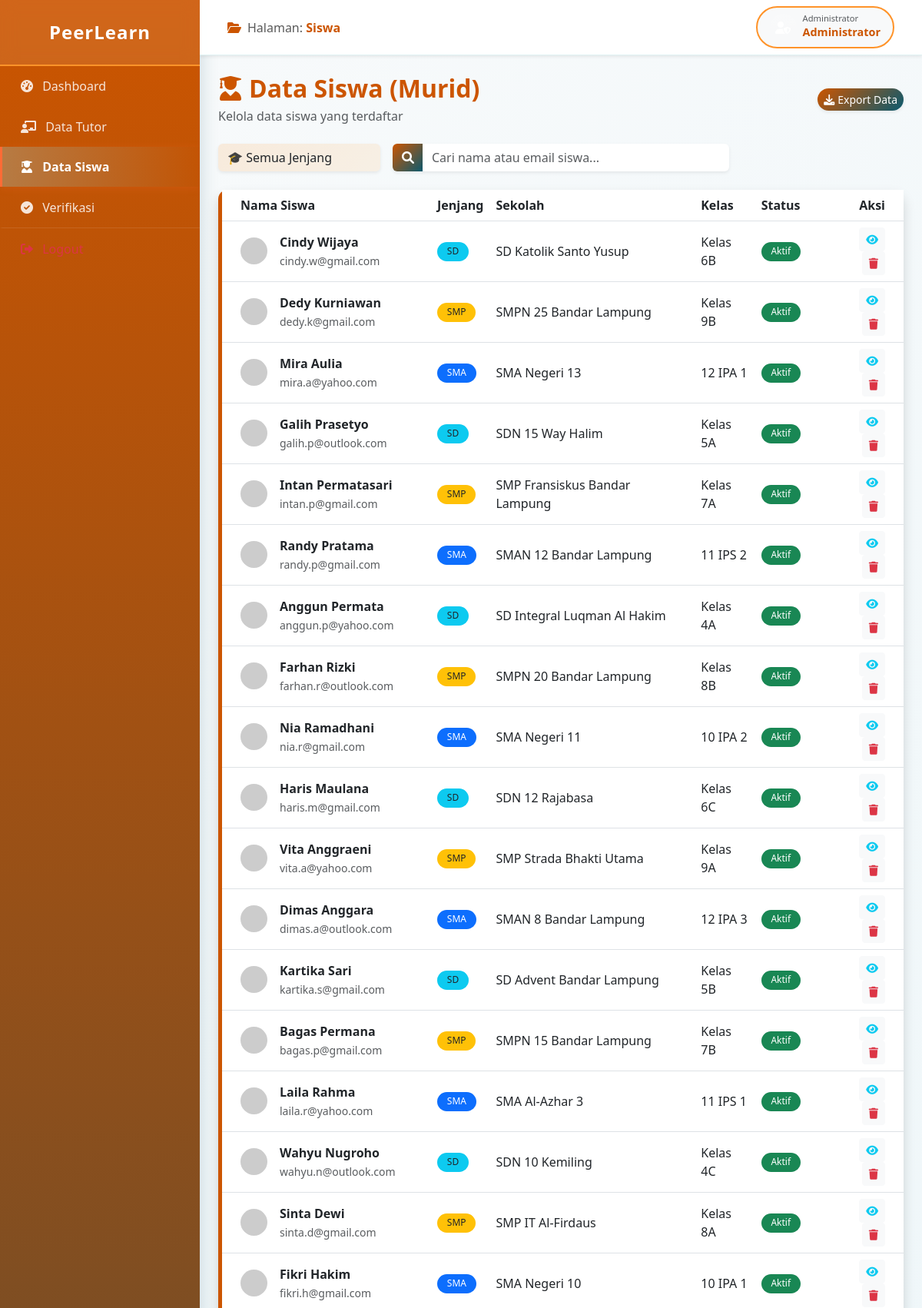
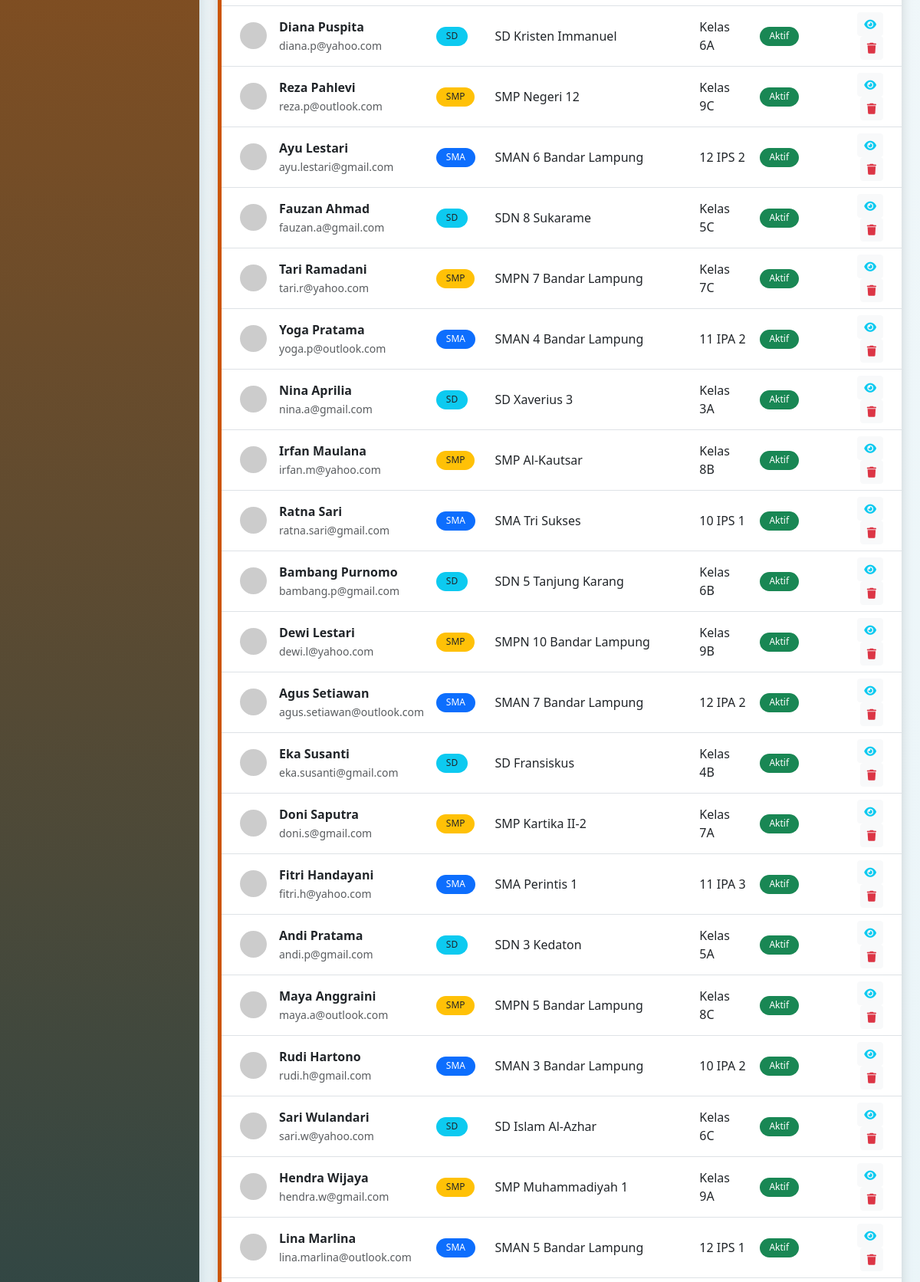
/frontend/pages/admin/dashboard.php?page=siswa (signed in, upper part), run on the app's committed database (2 pictures, top to bottom).
### tables this page shows
CREATE TABLE IF NOT EXISTS siswa (
    id INT AUTO_INCREMENT PRIMARY KEY,
    nim VARCHAR(20) NOT NULL,
    nama_lengkap VARCHAR(100) NOT NULL,
    email VARCHAR(100),
    jenjang ENUM('SD', 'SMP', 'SMA') NOT NULL,
    sekolah VARCHAR(100),
    kelas VARCHAR(50),
    minat TEXT,
    status ENUM('Aktif', 'Cuti', 'Non-Aktif') DEFAULT 'Aktif',
    created_at TIMESTAMP DEFAULT CURRENT_TIMESTAMP
);

### src/frontend/pages/admin/views/siswa.php (the view, shortened to what this page needs)
<?php
global $conn;
$query = "SELECT * FROM siswa ORDER BY id DESC";
$result = mysqli_query($conn, $query);
?>
<div class="d-flex justify-content-between flex-wrap flex-md-nowrap align-items-center mb-4">
    <div>
        <h2 class="mb-1 fw-bold" style="color: #cc5500;"><i class="fas fa-user-graduate me-2"></i>Data Siswa (Murid)</h2>
        <p class="text-muted mb-0">Kelola data siswa yang terdaftar</p>
    </div>
    <div class="btn-toolbar mb-2 mb-md-0">
        <button type="button" class="btn btn-sm rounded-pill shadow-sm" onclick="window.print()"
                style="background: linear-gradient(135deg, #cc5500 0%, #0A5A70 100%); color: white; border: none;">
            <i class="fas fa-download me-1"></i>Export Data
        </button>
    </div>
</div>
<div class="row mb-4 no-print g-3">
    <div class="col-md-3">
        <select id="filterJenjang" class="form-select border-0 shadow-sm" onchange="filterSiswa()"
                style="background: linear-gradient(135deg, rgba(255, 147, 41, 0.15) 0%, rgba(255, 184, 102, 0.15) 100%);">
            <option value="">🎓 Semua Jenjang</option>
        </select>
    </div>
    <div class="col-md-6">
        <div class="input-group">
            <span class="input-group-text border-0 shadow-sm" style="background: linear-gradient(135deg, #cc5500 0%, #0A5A70 100%); color: white;">
                <i class="fas fa-search"></i>
            </span>
            <input type="text" id="searchSiswa" class="form-control border-0 shadow-sm" placeholder="Cari nama atau email siswa..." onkeyup="filterSiswa()">
        </div>
    </div>
</div>
<div class="card shadow border-0" style="border-left: 5px solid #cc5500 !important; border-radius: 12px;">
    <div class="table-responsive">
        <table class="table table-hover align-middle mb-0" id="tableSiswa">
            <thead style="background: linear-gradient(135deg, #ff9329 0%, #ffd4c1 100%); color: #cc5500;">
                <tr>
                    <th class="ps-4">Nama Siswa</th>
                    <th>Jenjang</th>
                    <th>Sekolah</th>
                    <th>Kelas</th>
                    <th>Status</th>
                    <th class="text-end pe-4">Aksi</th>
                </tr>
            </thead>
            <tbody>
                <?php
                if (mysqli_num_rows($result) > 0) {
                    while($row = mysqli_fetch_assoc($result)) {
                        $badgeColor = 'primary';
                        if($row['jenjang'] == 'SD') $badgeColor = 'info text-dark';
                        if($row['jenjang'] == 'SMP') $badgeColor = 'warning text-dark';
                        $statusColor = 'success';
                        if($row['status'] == 'Cuti') $statusColor = 'warning text-dark';
                        if($row['status'] == 'Non-Aktif') $statusColor = 'secondary';
                ?>
                <tr>
                    <td class="ps-4">
                        <div class="d-flex align-items-center">
                            <img src="https://ui-avatars.com/api/?name=<?= urlencode($row['nama_lengkap']) ?>&background=random" class="rounded-circle me-3" width="35">
                            <div>
                                <div class="fw-bold nama-col"><?= htmlspecialchars($row['nama_lengkap']) ?></div>
                                <small class="text-muted"><?= htmlspecialchars($row['email']) ?></small>
                            </div>
                        </div>
                    </td>
                    <td><span class="badge bg-<?= $badgeColor ?> jenjang-col"><?= $row['jenjang'] ?></span></td>
                    <td><?= htmlspecialchars($row['sekolah']) ?></td>
                    <td><?= htmlspecialchars($row['kelas']) ?></td>
                    <td><span class="badge bg-<?= $statusColor ?>"><?= $row['status'] ?></span></td>
                    <td class="text-end pe-4">
                        <button class="btn btn-sm btn-light text-info"
                                onclick="showDetailSiswa(
                                    '<?= addslashes($row['nama_lengkap']) ?>',
                                    '<?= $row['jenjang'] ?>',
                                    '<?= addslashes($row['sekolah']) ?>',
                                    '<?= addslashes($row['kelas']) ?>',
                                    '<?= addslashes($row['minat']) ?>'
                                )">
                            <i class="fas fa-eye"></i>
                        </button>
                        <button class="btn btn-sm btn-light text-danger" onclick="confirmAction('Hapus siswa ini?')">
                            <i class="fas fa-trash"></i>
                        </button>
                    </td>
                </tr>
                <?php
                    }
                } else {
                    echo "<tr><td colspan='6' class='text-center py-4'>Belum ada data siswa di database.</td></tr>";
                }
                ?>
            </tbody>
        </table>
    </div>
</div>

### src/frontend/pages/admin/dashboard.php (style rules this page uses)
:root { --primary-dark: #cc5500; --primary-light: #ff9329; --accent-yellow: #ffb866; --accent-orange: #FF6B35; --bg-light: #F8FAFB; }
body { overflow-x: hidden; background: linear-gradient(135deg, #F8FAFB 0%, #E8F4F8 100%); font-family: 'Segoe UI', Tahoma, Geneva, Verdana, sans-serif; }
.card { border: none !important; border-radius: 12px !important; transition: transform 0.3s ease, box-shadow 0.3s ease; }
.badge { padding: 0.4rem 0.8rem; font-weight: 500; border-radius: 20px; }
.table thead { background: linear-gradient(135deg, var(--primary-light) 0%, #ffd4c1 100%) !important; color: var(--primary-dark) !important; }

### data on the page
siswa: nama_lengkap "Cindy Wijaya", email "cindy.w@gmail.com", jenjang "SD", sekolah "SD Katolik Santo Yusup", kelas "Kelas 6B", status "Aktif"
siswa: nama_lengkap "Dedy Kurniawan", email "dedy.k@gmail.com", jenjang "SMP", sekolah "SMPN 25 Bandar Lampung", kelas "Kelas 9B", status "Aktif"
siswa: nama_lengkap "Mira Aulia", email "mira.a@yahoo.com", jenjang "SMA", sekolah "SMA Negeri 13", kelas "12 IPA 1", status "Aktif"
siswa: nama_lengkap "Galih Prasetyo", email "galih.p@outlook.com", jenjang "SD", sekolah "SDN 15 Way Halim", kelas "Kelas 5A", status "Aktif"
siswa: nama_lengkap "Intan Permatasari", email "intan.p@gmail.com", jenjang "SMP", sekolah "SMP Fransiskus Bandar Lampung", kelas "Kelas 7A", status "Aktif"
siswa: nama_lengkap "Randy Pratama", email "randy.p@gmail.com", jenjang "SMA", sekolah "SMAN 12 Bandar Lampung", kelas "11 IPS 2", status "Aktif"
siswa: nama_lengkap "Anggun Permata", email "anggun.p@yahoo.com", jenjang "SD", sekolah "SD Integral Luqman Al Hakim", kelas "Kelas 4A", status "Aktif"
siswa: nama_lengkap "Farhan Rizki", email "farhan.r@outlook.com", jenjang "SMP", sekolah "SMPN 20 Bandar Lampung", kelas "Kelas 8B", status "Aktif"
siswa: nama_lengkap "Nia Ramadhani", email "nia.r@gmail.com", jenjang "SMA", sekolah "SMA Negeri 11", kelas "10 IPA 2", status "Aktif"
siswa: nama_lengkap "Haris Maulana", email "haris.m@gmail.com", jenjang "SD", sekolah "SDN 12 Rajabasa", kelas "Kelas 6C", status "Aktif"
siswa: nama_lengkap "Vita Anggraeni", email "vita.a@yahoo.com", jenjang "SMP", sekolah "SMP Strada Bhakti Utama", kelas "Kelas 9A", status "Aktif"
siswa: nama_lengkap "Dimas Anggara", email "dimas.a@outlook.com", jenjang "SMA", sekolah "SMAN 8 Bandar Lampung", kelas "12 IPA 3", status "Aktif"
siswa: nama_lengkap "Kartika Sari", email "kartika.s@gmail.com", jenjang "SD", sekolah "SD Advent Bandar Lampung", kelas "Kelas 5B", status "Aktif"
siswa: nama_lengkap "Bagas Permana", email "bagas.p@gmail.com", jenjang "SMP", sekolah "SMPN 15 Bandar Lampung", kelas "Kelas 7B", status "Aktif"
siswa: nama_lengkap "Laila Rahma", email "laila.r@yahoo.com", jenjang "SMA", sekolah "SMA Al-Azhar 3", kelas "11 IPS 1", status "Aktif"
siswa: nama_lengkap "Wahyu Nugroho", email "wahyu.n@outlook.com", jenjang "SD", sekolah "SDN 10 Kemiling", kelas "Kelas 4C", status "Aktif"
siswa: nama_lengkap "Sinta Dewi", email "sinta.d@gmail.com", jenjang "SMP", sekolah "SMP IT Al-Firdaus", kelas "Kelas 8A", status "Aktif"
siswa: nama_lengkap "Fikri Hakim", email "fikri.h@gmail.com", jenjang "SMA", sekolah "SMA Negeri 10", kelas "10 IPA 1", status "Aktif"
siswa: nama_lengkap "Diana Puspita", email "diana.p@yahoo.com", jenjang "SD", sekolah "SD Kristen Immanuel", kelas "Kelas 6A", status "Aktif"
siswa: nama_lengkap "Reza Pahlevi", email "reza.p@outlook.com", jenjang "SMP", sekolah "SMP Negeri 12", kelas "Kelas 9C", status "Aktif"
siswa: nama_lengkap "Ayu Lestari", email "ayu.lestari@gmail.com", jenjang "SMA", sekolah "SMAN 6 Bandar Lampung", kelas "12 IPS 2", status "Aktif"
siswa: nama_lengkap "Fauzan Ahmad", email "fauzan.a@gmail.com", jenjang "SD", sekolah "SDN 8 Sukarame", kelas "Kelas 5C", status "Aktif"
siswa: nama_lengkap "Tari Ramadani", email "tari.r@yahoo.com", jenjang "SMP", sekolah "SMPN 7 Bandar Lampung", kelas "Kelas 7C", status "Aktif"
siswa: nama_lengkap "Yoga Pratama", email "yoga.p@outlook.com", jenjang "SMA", sekolah "SMAN 4 Bandar Lampung", kelas "11 IPA 2", status "Aktif"
siswa: nama_lengkap "Nina Aprilia", email "nina.a@gmail.com", jenjang "SD", sekolah "SD Xaverius 3", kelas "Kelas 3A", status "Aktif"
siswa: nama_lengkap "Irfan Maulana", email "irfan.m@yahoo.com", jenjang "SMP", sekolah "SMP Al-Kautsar", kelas "Kelas 8B", status "Aktif"
siswa: nama_lengkap "Ratna Sari", email "ratna.sari@gmail.com", jenjang "SMA", sekolah "SMA Tri Sukses", kelas "10 IPS 1", status "Aktif"
siswa: nama_lengkap "Bambang Purnomo", email "bambang.p@gmail.com", jenjang "SD", sekolah "SDN 5 Tanjung Karang", kelas "Kelas 6B", status "Aktif"
siswa: nama_lengkap "Dewi Lestari", email "dewi.l@yahoo.com", jenjang "SMP", sekolah "SMPN 10 Bandar Lampung", kelas "Kelas 9B", status "Aktif"
siswa: nama_lengkap "Agus Setiawan", email "agus.setiawan@outlook.com", jenjang "SMA", sekolah "SMAN 7 Bandar Lampung", kelas "12 IPA 2", status "Aktif"
siswa: nama_lengkap "Eka Susanti", email "eka.susanti@gmail.com", jenjang "SD", sekolah "SD Fransiskus", kelas "Kelas 4B", status "Aktif"
siswa: nama_lengkap "Doni Saputra", email "doni.s@gmail.com", jenjang "SMP", sekolah "SMP Kartika II-2", kelas "Kelas 7A", status "Aktif"
siswa: nama_lengkap "Fitri Handayani", email "fitri.h@yahoo.com", jenjang "SMA", sekolah "SMA Perintis 1", kelas "11 IPA 3", status "Aktif"
siswa: nama_lengkap "Andi Pratama", email "andi.p@gmail.com", jenjang "SD", sekolah "SDN 3 Kedaton", kelas "Kelas 5A", status "Aktif"
siswa: nama_lengkap "Maya Anggraini", email "maya.a@outlook.com", jenjang "SMP", sekolah "SMPN 5 Bandar Lampung", kelas "Kelas 8C", status "Aktif"
siswa: nama_lengkap "Rudi Hartono", email "rudi.h@gmail.com", jenjang "SMA", sekolah "SMAN 3 Bandar Lampung", kelas "10 IPA 2", status "Aktif"
siswa: nama_lengkap "Sari Wulandari", email "sari.w@yahoo.com", jenjang "SD", sekolah "SD Islam Al-Azhar", kelas "Kelas 6C", status "Aktif"
siswa: nama_lengkap "Hendra Wijaya", email "hendra.w@gmail.com", jenjang "SMP", sekolah "SMP Muhammadiyah 1", kelas "Kelas 9A", status "Aktif"
siswa: nama_lengkap "Lina Marlina", email "lina.marlina@outlook.com", jenjang "SMA", sekolah "SMAN 5 Bandar Lampung", kelas "12 IPS 1", status "Aktif"

### other printed values
$page "Siswa"
$_SESSION['user_name'] "Administrator"
